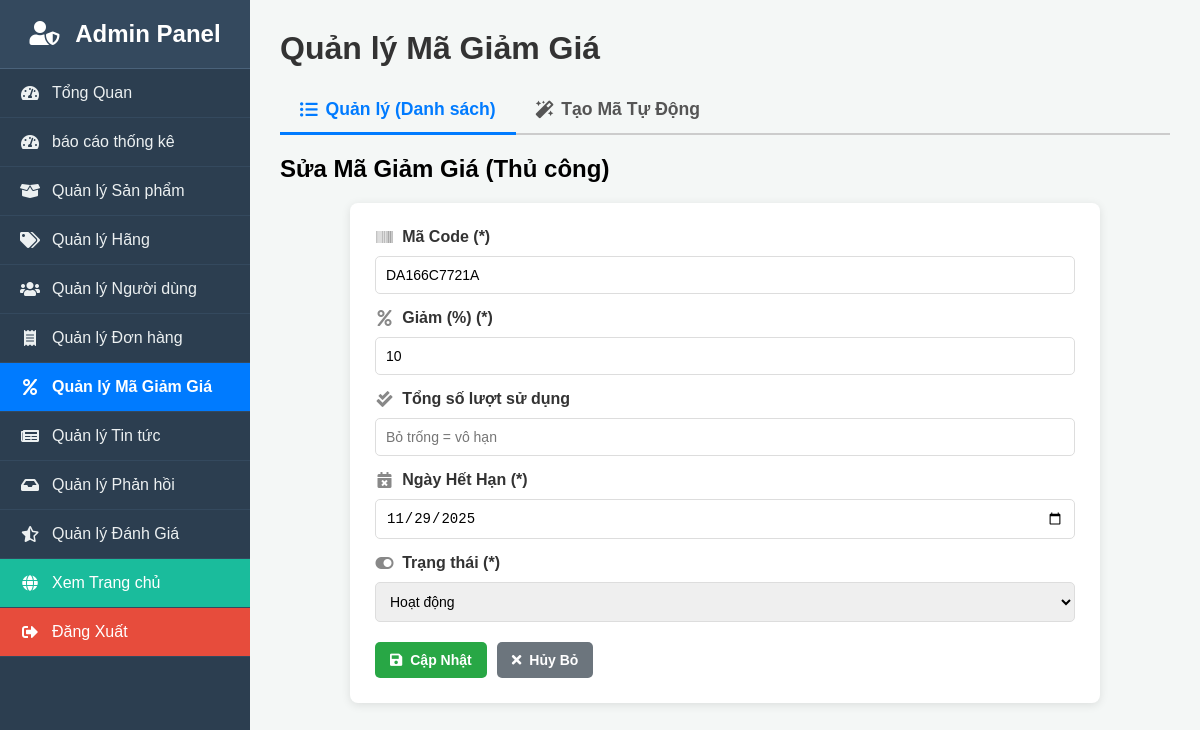
The app's page /quan_tri/quan_ly_ma_giam_gia.php?tab=danh_sach&action=sua&id=133 (signed in) with its own data.
### tables this page shows
CREATE TABLE `ma_giam_gia` (
  `id_giam_gia` int(10) UNSIGNED NOT NULL,
  `ma_code` varchar(50) NOT NULL COMMENT 'Mã người dùng nhập (ví dụ: GIAM10)',
  `phan_tram_giam` tinyint(3) NOT NULL COMMENT 'Số % giảm (ví dụ: 10 cho 10%)',
  `so_luong_tong` int(11) DEFAULT NULL COMMENT 'Số lượt sử dụng tối đa (NULL = vô hạn)',
  `so_luong_da_dung` int(11) NOT NULL DEFAULT 0 COMMENT 'Số lượt đã sử dụng',
  `ngay_ket_thuc` date NOT NULL COMMENT 'Ngày mã hết hiệu lực',
  `trang_thai` enum('hoat_dong','da_khoa') NOT NULL DEFAULT 'hoat_dong'
);

### quan_tri/quan_ly_ma_giam_gia.php (the view, shortened to what this page needs)
<?php
$action = $_GET['action'] ?? 'danh_sach';
$tab = $_GET['tab'] ?? 'danh_sach';
$coupon_data = null;
$search_keyword = $_GET['search_keyword'] ?? '';
require 'dau_trang_quan_tri.php';
if ($action == 'sua' && isset($_GET['id'])) {
    if (!$coupon_data) {
        $id = (int)$_GET['id'];
        $sql_get = "SELECT * FROM ma_giam_gia WHERE id_giam_gia = ?";
        $stmt = $conn->prepare($sql_get);
        $stmt->bind_param("i", $id);
        $stmt->execute();
        $result = $stmt->get_result();
        if ($result->num_rows == 1) {
            $coupon_data = $result->fetch_assoc();
        } else {
            $thong_bao_loi = "Không tìm thấy mã giảm giá.";
            $action = 'danh_sach';
        }
    }
}
$list_coupons = [];
?>
<h1>Quản lý Mã Giảm Giá</h1>
<nav class="tab-menu">
    <a href="?tab=danh_sach&action=danh_sach"
       class="<?php echo ($tab == 'danh_sach') ? 'active' : ''; ?>">
       <i class="fas fa-list-ul"></i> Quản lý (Danh sách)
    </a>
    <a href="?tab=tao_tu_dong"
       class="<?php echo ($tab == 'tao_tu_dong') ? 'active' : ''; ?>">
       <i class="fas fa-magic"></i> Tạo Mã Tự Động
    </a>
</nav>
<?php if ($tab == 'tao_tu_dong'): ?>
    <div class="form-container">
        <h3><i class="fas fa-magic"></i> Tạo Mã Giảm Giá Hàng Loạt</h3>
        <form action="quan_ly_ma_giam_gia.php?tab=tao_tu_dong" method="POST">
            <input type="hidden" name="action" value="tao_tu_dong">
            <div class="form-group">
                <label for="tien_to"><i class="fas fa-tag"></i> Tiền tố (Tùy chọn)</label>
                <input type="text" id="tien_to" name="tien_to" placeholder="Ví dụ: SALEHE (sẽ tạo ra SALEHE1A2B)">
            </div>
            <div class="form-group">
                <label for="so_luong_tao"><i class="fas fa-sort-numeric-up"></i> Số lượng mã cần tạo (*)</label>
                <input type="number" id="so_luong_tao" name="so_luong_tao" required min="1" max="1000" placeholder="Ví dụ: 50">
            </div>
            <div class="form-group">
                <label for="phan_tram_giam"><i class="fas fa-percent"></i> Giảm (%) (*)</label>
                <input type="number" id="phan_tram_giam" name="phan_tram_giam" required min="1" max="100" placeholder="Ví dụ: 10 (cho 10%)">
            </div>
            <div class="form-group">
                <label for="so_luong_su_dung"><i class="fas fa-check-double"></i> Số lần sử dụng cho mỗi mã</label>
                <input type="number" id="so_luong_su_dung" name="so_luong_su_dung" min="1" placeholder="Bỏ trống = vô hạn">
                <small>Mỗi mã được dùng bao nhiêu lần? (ví dụ: 1)</small>
            </div>
            <div class="form-group">
                <label for="ngay_ket_thuc"><i class="fas fa-calendar-times"></i> Ngày Hết Hạn (*)</label>
                <input type="date" id="ngay_ket_thuc" name="ngay_ket_thuc" required>
            </div>
            <div class="form-actions">
                <button type="submit" class="btn btn-success"><i class="fas fa-cogs"></i> Tạo Mã</button>
            </div>
        </form>
    </div>
<?php else: ?>
    <?php if ($action == 'danh_sach'): ?>
        <div class="page-header">
            <h2>Danh sách Mã</h2>
            <a href="?tab=danh_sach&action=them" class="btn btn-success">
                <i class="fas fa-plus"></i> Thêm Mã Thủ Công
            </a>
        </div>
        <div class="search-form-container">
            <form action="quan_ly_ma_giam_gia.php" method="GET" class="search-form">
                <input type="hidden" name="tab" value="danh_sach">
                <input type="hidden" name="action" value="danh_sach">
                <div class="search-group">
                    <label for="search_keyword">Tìm theo Mã Code:</label>
                    <input type="text" id="search_keyword" name="search_keyword" value="<?php echo htmlspecialchars($search_keyword); ?>">
                </div>
                <div class="search-actions">
                    <button type="submit" class="btn"><i class="fas fa-search"></i> Tìm</button>
                    <a href="?tab=danh_sach&action=danh_sach" class="btn btn-secondary">Xóa lọc</a>
                </div>
            </form>
        </div>
        <table class="admin-table">
            <thead>
                <tr>
                    <th>ID</th>
                    <th>Mã Code</th>
                    <th>Giảm (%)</th>
                    <th>Lượt sử dụng</th>
                    <th>Ngày Hết Hạn</th>
                    <th>Trạng thái</th>
                    <th>Hành động</th>
                </tr>
            </thead>
            <tbody>
                <?php if (empty($list_coupons)): ?>
                    <tr>
                        <td colspan="7" style="text-align: center;">Không tìm thấy mã giảm giá nào.</td>
                    </tr>
                <?php else: ?>
                    <?php foreach($list_coupons as $coupon): ?>
                        <tr>
                            <td><?php echo $coupon['id_giam_gia']; ?></td>
                            <td><strong><?php echo htmlspecialchars($coupon['ma_code']); ?></strong></td>
                            <td><?php echo $coupon['phan_tram_giam']; ?>%</td>
                            <td>
                                <?php
                                echo $coupon['so_luong_da_dung'] . ' / ';
                                echo $coupon['so_luong_tong'] ?? 'Vô hạn';
                                ?>
                            </td>
                            <td><?php echo date('d/m/Y', strtotime($coupon['ngay_ket_thuc'])); ?></td>
                            <td>
                                <?php
                                    $status_class = ($coupon['trang_thai'] == 'hoat_dong') ? 'status-hoat_dong' : 'status-tam_dung';
                                    $status_text = ($coupon['trang_thai'] == 'hoat_dong') ? 'Hoạt động' : 'Tạm dừng';
                                    echo "<span class='status-label $status_class'>$status_text</span>";
                                ?>
                            </td>
                            <td class="action-links">
                                <a href="?tab=danh_sach&action=sua&id=<?php echo $coupon['id_giam_gia']; ?>" class="edit">
                                    <i class="fas fa-edit"></i> Sửa
                                </a>
                                <a href="?tab=danh_sach&action=xoa&id=<?php echo $coupon['id_giam_gia']; ?>"
                                   class="delete"
                                   onclick="return confirm('Bạn có chắc chắn muốn XÓA mã này?');">
                                   <i class="fas fa-trash-alt"></i> Xóa
                                </a>
                            </td>
                        </tr>
                    <?php endforeach; ?>
                <?php endif; ?>
            </tbody>
        </table>
    <?php elseif ($action == 'them' || $action == 'sua'): ?>
        <?php
            $is_editing = ($action == 'sua' && $coupon_data);
            $edit_code = $coupon_data['ma_code'] ?? '';
            $edit_percent = $coupon_data['phan_tram_giam'] ?? '';
            $edit_ngay_het = $coupon_data['ngay_ket_thuc'] ?? '';
            $edit_trang_thai = $coupon_data['trang_thai'] ?? 'hoat_dong';
            $edit_so_luong_tong = $coupon_data['so_luong_tong'] ?? '';
        ?>
        <h2><?php echo $is_editing ? 'Sửa Mã Giảm Giá (Thủ công)' : 'Thêm Mã Mới (Thủ công)'; ?></h2>
        <div class="form-container">
            <form action="quan_ly_ma_giam_gia.php?tab=danh_sach" method="POST">
                <div class="form-group">
                    <label for="ma_code"><i class="fas fa-barcode"></i> Mã Code (*)</label>
                    <input type="text" id="ma_code" name="ma_code" value="<?php echo htmlspecialchars($edit_code); ?>" required placeholder="Ví dụ: GIAMDACTHIET">
                </div>
                <div class="form-group">
                    <label for="phan_tram_giam"><i class="fas fa-percent"></i> Giảm (%) (*)</label>
                    <input type="number" id="phan_tram_giam" name="phan_tram_giam" value="<?php echo htmlspecialchars($edit_percent); ?>" required min="1" max="100" placeholder="Ví dụ: 10 (cho 10%)">
                </div>
                <div class="form-group">
                    <label for="so_luong_tong"><i class="fas fa-check-double"></i> Tổng số lượt sử dụng</label>
                    <input type="number" id="so_luong_tong" name="so_luong_tong" value="<?php echo htmlspecialchars($edit_so_luong_tong); ?>" min="1" placeholder="Bỏ trống = vô hạn">
                </div>
                <div class="form-group">
                    <label for="ngay_ket_thuc"><i class="fas fa-calendar-times"></i> Ngày Hết Hạn (*)</label>
                    <input type="date" id="ngay_ket_thuc" name="ngay_ket_thuc" value="<?php echo htmlspecialchars($edit_ngay_het); ?>" required>
                </div>
                <div class="form-group">
                    <label for="trang_thai"><i class="fas fa-toggle-on"></i> Trạng thái (*)</label>
                    <select id="trang_thai" name="trang_thai">
                        <option value="hoat_dong" <?php echo ($edit_trang_thai == 'hoat_dong') ? 'selected' : ''; ?>>Hoạt động</option>
                    </select>
                </div>
                <div class="form-actions">
                    <button type="submit" class="btn btn-success">
                        <i class="fas fa-save"></i> <?php echo $is_editing ? 'Cập Nhật' : 'Lưu (Thêm mới)'; ?>
                    </button>
                    <a href="?tab=danh_sach&action=danh_sach" class="btn btn-secondary">
                        <i class="fas fa-times"></i> Hủy Bỏ
                    </a>
                </div>
            </form>
        </div>
    <?php endif;  ?>
<?php endif;  ?>
<?php require 'cuoi_trang_quan_tri.php'; ?>

### quan_tri/dau_trang_quan_tri.php (style rules this page uses)
body { font-family: Arial, sans-serif; margin: 0; background-color: #f4f7f6; }
h1 { color: #333; margin-top: 0; margin-bottom: 20px; }
.tab-menu { display: flex; flex-wrap: wrap; border-bottom: 2px solid #ccc; margin-bottom: 20px; }
.tab-menu a { padding: 12px 20px; text-decoration: none; color: #555; font-weight: bold; font-size: 1.1em; border-bottom: 3px solid transparent; margin-bottom: -2px; display: flex; align-items: center; gap: 8px; }
.tab-menu a.active { color: #007bff; border-bottom-color: #007bff; }
.form-group { margin-bottom: 15px; }
.form-group label { display: block; margin-bottom: 5px; font-weight: bold; color: #333; }
.form-group input[type="text"], .form-group input[type="email"], .form-group input[type="password"], .form-group input[type="file"], .form-group input[type="date"], .form-group input[type="number"], .form-group select, .form-group textarea, .filter-group input[type="text"], .filter-group input[type="date"], .filter-group input[type="number"], .filter-group select, .search-group input[type="text"], .search-group input[type="number"], .search-group select { width: 100%; padding: 10px; border: 1px solid #ddd; border-radius: 4px; font-size: 14px; box-sizing: border-box; }
.btn { background-color: #007bff; color: white; padding: 10px 15px; text-decoration: none; border: none; border-radius: 5px; font-weight: bold; cursor: pointer; font-size: 14px; display: inline-flex; align-items: center; gap: 8px; }
.btn-success { background-color: #28a745; }
.btn-secondary { background-color: #6c757d; }

### quan_tri/quan_ly_ma_giam_gia.php (style rules this page uses)
.form-container { background: #fff; padding: 25px; border-radius: 8px; box-shadow: 0 2px 10px rgba(0,0,0,0.1); max-width: 700px; margin: 0 auto; }
.form-group label { display: flex; align-items: center; gap: 8px; }
.form-group label i { color: #888; width: 1.2em; text-align: center; }
.form-group input[type="text"], .form-group input[type="number"], .form-group input[type="date"], .form-group select { width: 100%; padding: 10px; border: 1px solid #ddd; border-radius: 5px; font-size: 14px; margin-top: 5px; }
.form-actions { margin-top: 20px; display: flex; gap: 10px; }

### records on screen
ma_giam_gia: ma_code "DA166C7721A", phan_tram_giam "10", ngay_ket_thuc "11/29/2025", trang_thai "Hoạt động"
